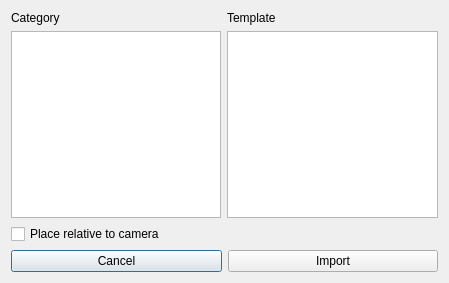
<?xml version="1.0" encoding="UTF-8"?>
<ui version="4.0">
 <class>ChooseEntityDialog</class>
 <widget class="QDialog" name="ChooseEntityDialog">
  <property name="geometry">
   <rect>
    <x>0</x>
    <y>0</y>
    <width>449</width>
    <height>283</height>
   </rect>
  </property>
  <property name="font">
   <font>
    <family>Segoe UI</family>
   </font>
  </property>
  <property name="windowTitle">
   <string>Choose Entity</string>
  </property>
  <property name="autoFillBackground">
   <bool>false</bool>
  </property>
  <property name="modal">
   <bool>false</bool>
  </property>
  <layout class="QGridLayout" name="gridLayout">
   <item row="0" column="0">
    <layout class="QVBoxLayout" name="mainVLayout">
     <item>
      <layout class="QHBoxLayout" name="listContainerHLayout" stretch="0,0">
       <item>
        <layout class="QVBoxLayout" name="categoryVLayout">
         <item>
          <widget class="QLabel" name="categoryLabel">
           <property name="text">
            <string>Category</string>
           </property>
          </widget>
         </item>
         <item>
          <widget class="QListWidget" name="categoryListWidget"/>
         </item>
        </layout>
       </item>
       <item>
        <layout class="QVBoxLayout" name="templateVLayout">
         <item>
          <widget class="QLabel" name="templateLabel">
           <property name="text">
            <string>Template</string>
           </property>
          </widget>
         </item>
         <item>
          <widget class="QListWidget" name="templateListWidget">
           <property name="selectionMode">
            <enum>QAbstractItemView::ExtendedSelection</enum>
           </property>
          </widget>
         </item>
        </layout>
       </item>
      </layout>
     </item>
     <item>
      <widget class="QCheckBox" name="placementCheckBox">
       <property name="text">
        <string>Place relative to camera</string>
       </property>
      </widget>
     </item>
     <item>
      <layout class="QHBoxLayout" name="horizontalLayout">
       <item>
        <widget class="QPushButton" name="cancelPushButton">
         <property name="text">
          <string>Cancel</string>
         </property>
        </widget>
       </item>
       <item>
        <widget class="QPushButton" name="importPushButton">
         <property name="text">
          <string>Import</string>
         </property>
        </widget>
       </item>
      </layout>
     </item>
    </layout>
   </item>
  </layout>
 </widget>
 <resources/>
 <connections/>
</ui>
